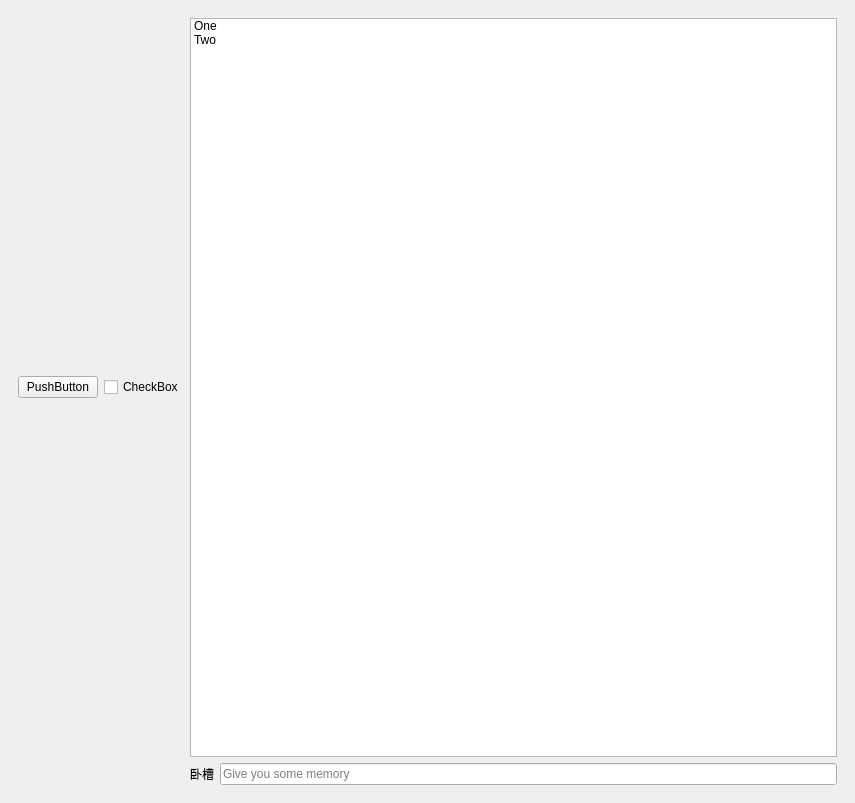
<?xml version="1.0" encoding="UTF-8"?>
<ui version="4.0">
 <class>MainWindow</class>
 <widget class="QMainWindow" name="MainWindow">
  <property name="windowModality">
   <enum>Qt::WindowModal</enum>
  </property>
  <property name="geometry">
   <rect>
    <x>0</x>
    <y>0</y>
    <width>855</width>
    <height>803</height>
   </rect>
  </property>
  <property name="mouseTracking">
   <bool>false</bool>
  </property>
  <property name="windowTitle">
   <string>MainWindow</string>
  </property>
  <property name="windowIcon">
   <iconset theme="camera-video"/>
  </property>
  <widget class="QWidget" name="centralwidget">
   <layout class="QGridLayout" name="gridLayout">
    <item row="0" column="0">
     <widget class="QFrame" name="frame">
      <layout class="QGridLayout" name="gridLayout_2">
       <item row="0" column="0">
        <widget class="QPushButton" name="pushButton">
         <property name="text">
          <string>PushButton</string>
         </property>
        </widget>
       </item>
       <item row="0" column="1">
        <widget class="QCheckBox" name="checkBox">
         <property name="text">
          <string>CheckBox</string>
         </property>
        </widget>
       </item>
       <item row="1" column="2">
        <layout class="QHBoxLayout" name="horizontalLayout">
         <item>
          <widget class="QLabel" name="label">
           <property name="text">
            <string>卧槽</string>
           </property>
          </widget>
         </item>
         <item>
          <widget class="QLineEdit" name="lineEdit">
           <property name="placeholderText">
            <string>Give you some memory</string>
           </property>
          </widget>
         </item>
        </layout>
       </item>
       <item row="0" column="2">
        <widget class="QListWidget" name="listWidget">
         <item>
          <property name="text">
           <string>One</string>
          </property>
         </item>
         <item>
          <property name="text">
           <string>Two</string>
          </property>
         </item>
        </widget>
       </item>
      </layout>
     </widget>
    </item>
   </layout>
  </widget>
  <widget class="QMenuBar" name="menubar">
   <property name="geometry">
    <rect>
     <x>0</x>
     <y>0</y>
     <width>855</width>
     <height>22</height>
    </rect>
   </property>
  </widget>
 </widget>
 <resources/>
 <connections/>
</ui>
